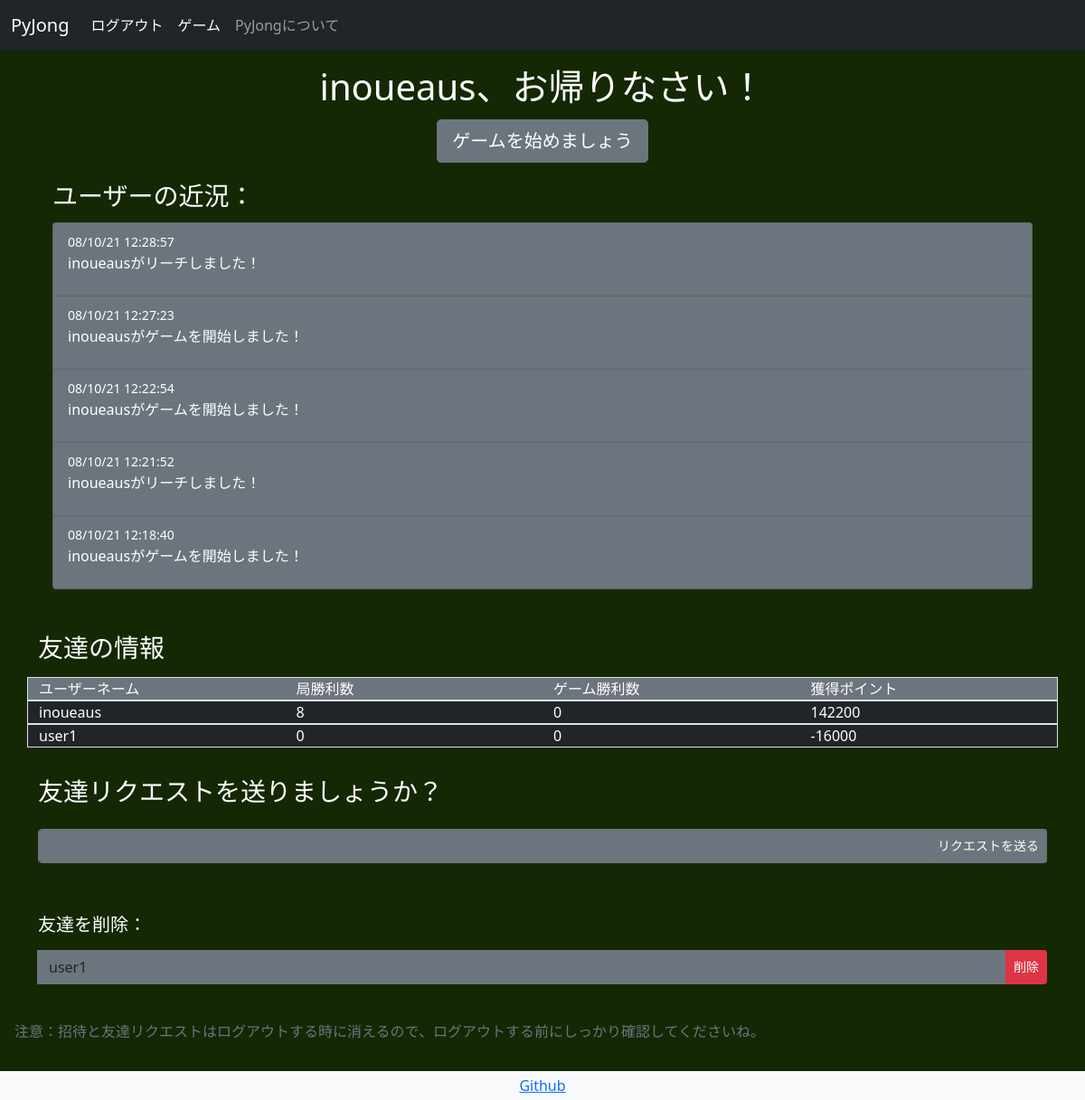
Screenshot of /main/friends (signed in) with the database file from the repository.
### pyjong/models.py (models this page shows, shortened)
class UserData(db.Model,UserMixin):
    __tablename__ = 'userdata'
    id = db.Column(db.Integer,primary_key=True)
    email_address = db.Column(db.String(64),unique=True,index=True)
    username = db.Column(db.String(64),unique=True,index=True)
    password_hash = db.Column(db.String(128))
    friends_list = db.Column(db.Text)
    friend_requests = db.Column(db.Text)
    invites = db.Column(db.Text)
    kyoku_win_count = db.Column(db.Integer)
    game_win_count = db.Column(db.Integer)
    points = db.Column(db.Integer)

class GameUpdates(db.Model):
    id = db.Column(db.Integer,primary_key=True)
    date = db.Column(db.DateTime,nullable=False,default=datetime.now)
    text = db.Column(db.Text,nullable=False)

### pyjong/main/views.py (the view, shortened to what this page needs)
@main_blueprint.route('/friends',methods=['GET','POST'])
@login_required
def friends():
    get_new_requests(current_user.username)
    get_invites(current_user.username)
    get_friends_list(current_user.username)
    form_delete = DeleteFriend()
    form_delete = add_friends_to_form(form_delete)
    form_req = FriendRequest()
    form_add = AcceptFriendRequest()
    form_add = add_friend_requests_to_form(form_add)
    accept_invite_form = AcceptInvite()
    accept_invite_form = add_invites_to_form(accept_invite_form)
    game_updates = retrieve_game_updates()
    if form_delete.validate_on_submit():
        delete_friend(requested_username=form_delete.select_friend.data,requester_username=current_user.username)
        flash("友達を削除しました。",'alert-success')
        return redirect(url_for('main.friends'))
    return render_template('friends.html',form_delete=form_delete,form_add=form_add,form_req=form_req,accept_invite_form=accept_invite_form,game_updates=game_updates)

### pyjong/main/forms.py
class DeleteFriend(FlaskForm):
    select_friend = SelectField("承諾したいリクエストを選んでください")
    submit = SubmitField("削除")

class FriendRequest(FlaskForm):
    username = StringField('追加したいユーザーネーム：',validators=[InputRequired(),Regexp('^\w+$',message='英数字のみ入力可能')])
    submit = SubmitField('リクエストを送る')

### pyjong/main/views.py (called while the page is built)
def add_friends_to_form(form):
    if len(session['friends']) > 0:
        form.select_friend.choices = [(usr,usr) for usr in session['friends']]
        session['has_friends'] = True
    else:
        session['has_friends'] = False
    return form

def add_friend_requests_to_form(form):
    if session['new_requests']:
        form.select_friend.choices = [(usr,usr) for usr in session['requests']]
    else:
        form.select_friend.choices = [('no_friends','友達はまだいないようです')]
    return form

def add_invites_to_form(form):
    if session['has_new_invites']:
        form.select_friend.choices = [(room,usr) for usr,room in session['invites']]
    else:
        pass
    return form

### pyjong/models.py (called while the page is built, shortened)
@login_manager.user_loader
def load_user(user_id):
    return UserData.query.get(user_id)

def retrieve_game_updates():
    game_updates = GameUpdates.query.order_by(GameUpdates.date.desc()).paginate(page=1,per_page=5)
    return game_updates

def get_new_requests(session_username):
    current_usr = UserData.query.filter_by(username=session_username).first()
    new_requests_list = eval(current_usr.friend_requests)
    if session['updated'] == False:
        if len(new_requests_list) > 0:
            session['requests'] = new_requests_list
            session['new_requests'] = True
            current_usr.friend_requests = str([])
            db.session.add(current_usr)
            db.session.commit()
            session['updated'] = True
        else:
            session['new_requests'] = False
            session['updated'] = True

### pyjong/main/templates/main/friends.html (shortened to what this page needs)
<!DOCTYPE html>
{% extends "base.html" %}
{% block content %}
<div class="container text-left p-3">
<div class="container text-center w-3">
  <h1 class="">{{session['username']}}、お帰りなさい！</h1>
</div>
<div class="container py-1 text-center">
  <button type="button" onclick="location.href='{{url_for('main.game')}}'" class="btn btn-secondary btn-lg btn-block px-3">ゲームを始めましょう</button>
</div>
<div class="container py-3">
  <h3>ユーザーの近況：</h3>
  <ul class="list-group pt-1">
    {% for update in game_updates.items %}
    <li class="list-group-item bg-secondary text-white">
      <small>{{update.date.strftime('%D %H:%M:%S')}}</small>
      <p>{{update.text}}</p>
    </li>
    {% endfor %}
  </ul>
</div>
</div>
<div class="container py-3">
  <h3 class="pb-2">友達の情報</h3>
  <div class="row border bg-secondary">
    <div class="col">ユーザーネーム</div>
    <div class="col">局勝利数</div>
    <div class="col">ゲーム勝利数</div>
    <div class="col">獲得ポイント</div>
  </div>
  {% for row in session['friend_stats'] %}
<div class="row border">
  {% for cell in row %}
    <div class="col bg-dark">{{cell}}</div>
    {% endfor %}
</div>
  {% endfor %}
</div>
<div class="container py-3">
<h3 class="pb-2">友達リクエストを送りましょうか？</h3>
<form class="" action="" method="POST">
<div class="input-group py-2">
{{form_req.username(class="form-control",placeholder="username123")}}
{{form_req.submit(class="btn btn-secondary btn-sm")}}
</div>
</div>
{% if session['has_friends'] %}
<div class="container py-3">
<form class="" action="" method="POST">
<h5 class="pt-3">友達を削除：</h5>
  <div class="input-group py-2">
    {{form_delete.select_friend(class="form-control")}}
    {{form_delete.submit(class="btn btn-danger btn-sm")}}
  </div>
</form>
</div>
{% endif %}
<p class="relative-bottom p-3 text-muted">注意：招待と友達リクエストはログアウトする時に消えるので、ログアウトする前にしっかり確認してくださいね。</p>
{% endblock %}

### rows the page displays
UserData: username "inoueaus", row "inoueaus" "8" "0", points "142200"
GameUpdates: date "08/10/21 12:28:57", text "inoueausがリーチしました！"
GameUpdates: date "08/10/21 12:27:23", text "inoueausがゲームを開始しました！"
GameUpdates: date "08/10/21 12:22:54", text "inoueausがゲームを開始しました！"
GameUpdates: date "08/10/21 12:21:52", text "inoueausがリーチしました！"
GameUpdates: date "08/10/21 12:18:40", text "inoueausがゲームを開始しました！"
UserData: row "user1" "0" "0", points "-16000"
